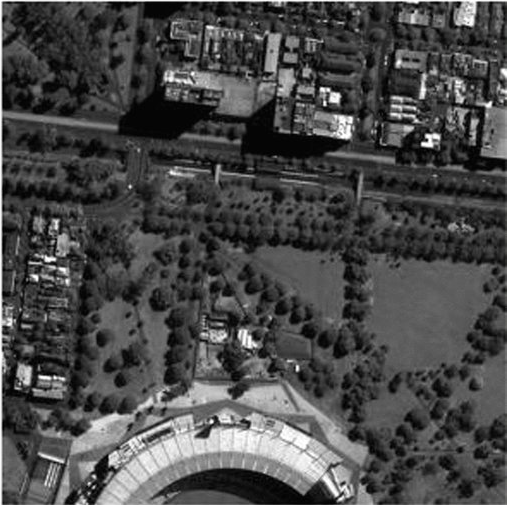
#> input picture pan_image.png, 507 x 505 px
$ python ihs.py
#> lines starting #> are read from the running program, lines starting #| are printed output that depends on the picture
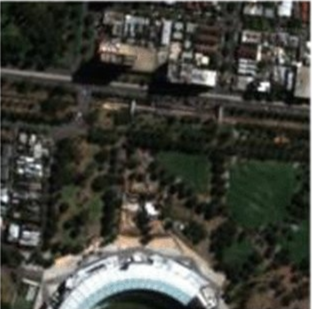
#> input picture lrms_image.png, 312 x 309 px
#> further down, ms is the input picture: shape (309, 312, 3); mean B, G, R 58.2, 65.8, 65
import numpy as np
import cv2

def ihs_transform(pan, ms):
    """
    pan: 2D numpy array (H, W)
    ms:  3D numpy array (H, W, 3) -> BGR (OpenCV format)

    Returns: pansharpened image (BGR)
    """
    # Convert to float
    ms = ms.astype(np.float32)
    pan = pan.astype(np.float32)

    # Normalize to [0,1]
    ms_norm = ms / 255.0
    pan_norm = pan / 255.0

    # Convert BGR -> HSV (OpenCV uses BGR!)
    hsv = cv2.cvtColor(ms_norm, cv2.COLOR_BGR2HSV)
#> hsv: shape (505, 507, 3) float32; mean H, S, V 82.3, 0.2, 0.3

    # Replace intensity (Value channel) with PAN
    hsv[:, :, 2] = pan_norm
#> hsv: shape (505, 507, 3) float32; mean H, S, V 82.3, 0.2, 0.3

    # Convert back HSV -> BGR
    fused = cv2.cvtColor(hsv, cv2.COLOR_HSV2BGR)
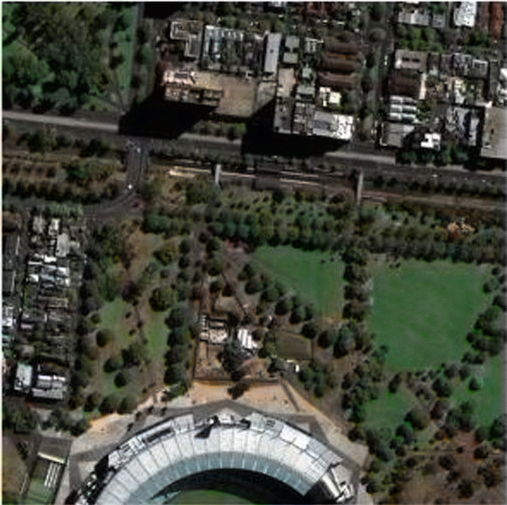
#> fused: shape (505, 507, 3) float32; mean B, G, R 0.235, 0.277, 0.268

    return np.clip(fused * 255, 0, 255).astype(np.uint8)
# Read images
pan = cv2.imread('pan_image.png', cv2.IMREAD_GRAYSCALE)
ms = cv2.imread('lrms_image.png')

# 🔥 Resize MS to PAN resolution (same as before)
ms = cv2.resize(ms, (pan.shape[1], pan.shape[0]), interpolation=cv2.INTER_CUBIC)

# Apply IHS
ihs_img = ihs_transform(pan, ms)

# Show
cv2.imshow('IHS Pansharpened', ihs_img)
cv2.waitKey(0)
cv2.destroyAllWindows()

# Save
cv2.imwrite('ihs_output.jpg', ihs_img)
